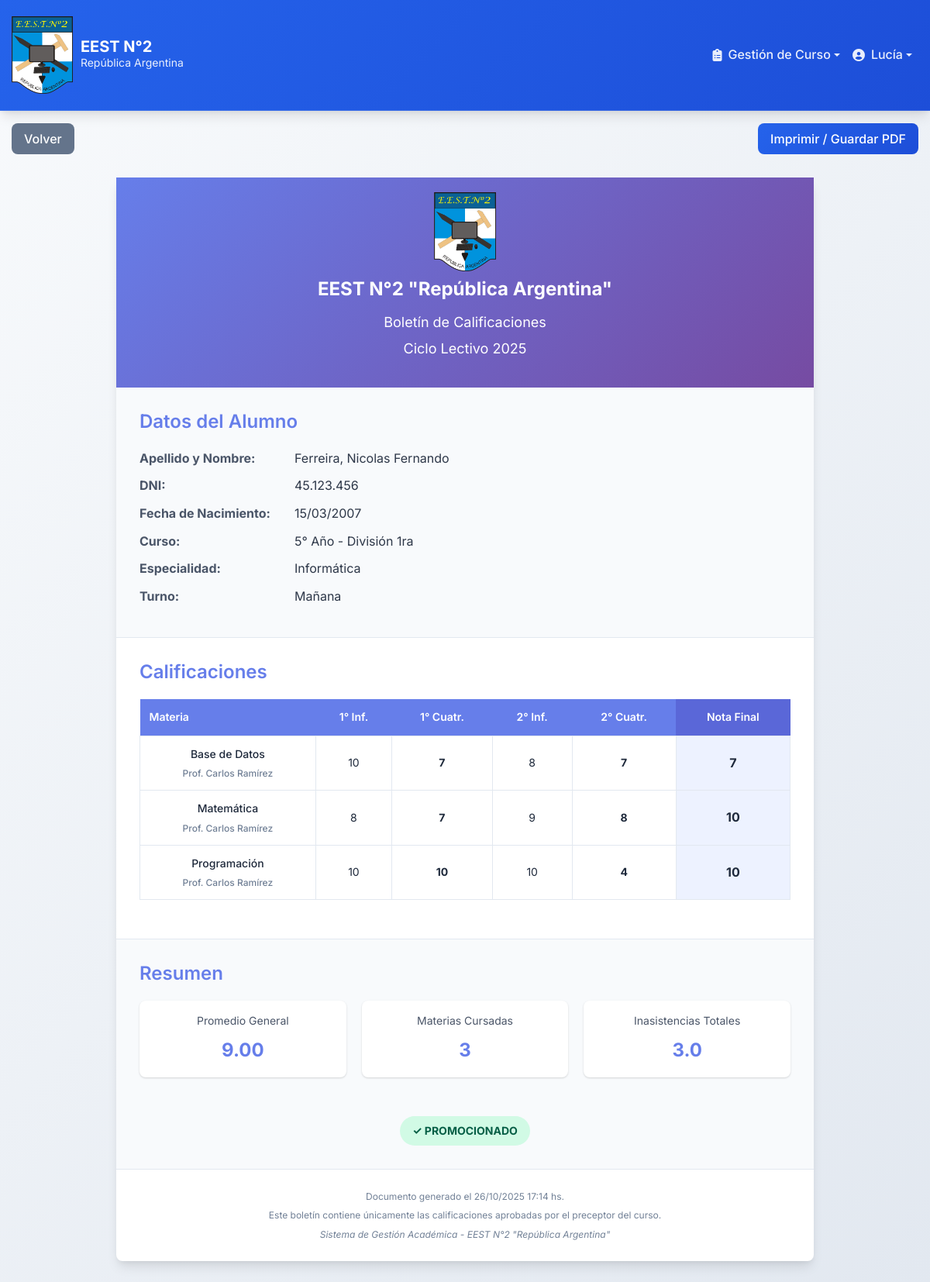
Screenshot of /generar_boletin.php?dni_alumno=45123456 (signed in) with the database file from the repository.
### tables this page shows
CREATE TABLE `usuarios` (
  `DNI` int(11) NOT NULL,
  `Primer_nombre` varchar(255) NOT NULL,
  `Segundo_nombre` varchar(255) NOT NULL,
  `Apellido` varchar(255) NOT NULL,
  `Email` varchar(255) NOT NULL,
  `Password_Usuario` varchar(255) DEFAULT NULL,
  `Nacionalidad` varchar(255) NOT NULL,
  `Localidad` varchar(255) NOT NULL,
  `Calle` varchar(255) NOT NULL,
  `Altura` int(11) NOT NULL,
  `Fecha_Nacimiento` date NOT NULL,
  `Telefono` varchar(255) NOT NULL,
  `Rol` enum('Director','Preceptor','Profesor','Alumno') NOT NULL,
  `Estado` tinyint(1) NOT NULL DEFAULT 1,
  `Fecha_Creacion` timestamp NOT NULL DEFAULT current_timestamp(),
  `Usuario` varchar(255) DEFAULT current_user()
);

CREATE TABLE `cursos` (
  `ID` int(11) NOT NULL,
  `DNI_Preceptor` int(11) NOT NULL,
  `Turno` enum('Mañana','Tarde','Noche') NOT NULL,
  `Grupo` varchar(255) NOT NULL,
  `Anio` int(4) NOT NULL,
  `Division` varchar(10) NOT NULL,
  `Especialidad` varchar(255) NOT NULL,
  `Estado` tinyint(1) NOT NULL DEFAULT 1
);

CREATE TABLE `notas` (
  `dni_alumno` int(11) NOT NULL,
  `id_materia` int(11) NOT NULL,
  `primerInforme` int(11) DEFAULT NULL,
  `primerCuatri` int(11) DEFAULT NULL,
  `segundoInforme` int(11) DEFAULT NULL,
  `segundoCuatri` int(11) DEFAULT NULL,
  `notaFinal` int(11) DEFAULT NULL,
  `Estado_Aprobacion` enum('Pendiente','Aprobado','Rechazado') DEFAULT 'Pendiente',
  `DNI_Preceptor_Aprobador` int(11) DEFAULT NULL,
  `Fecha_Aprobacion` datetime DEFAULT NULL,
  `Observaciones_Preceptor` text DEFAULT NULL
);

CREATE TABLE `materias` (
  `ID` int(11) NOT NULL,
  `ID_Curso` int(11) NOT NULL,
  `DNI_Profesor` int(11) NOT NULL,
  `Nombre` varchar(255) NOT NULL,
  `Horarios` varchar(255) NOT NULL,
  `Estado` tinyint(1) NOT NULL DEFAULT 1
);

### generar_boletin.php (the view, shortened to what this page needs)
<?php
include('./public/header.php');
$es_preceptor = false;
$dni_alumno_ver = null;
if (isset($_SESSION['rol'])) {
    if ($_SESSION['rol'] == 'Preceptor') {
        $es_preceptor = true;
    } elseif ($_SESSION['rol'] == 'Alumno') {
        $puede_acceder = true;
        $dni_alumno_ver = $_SESSION['DNI'];
    }
}
    ?>
<?php
if ($es_preceptor && isset($_GET['dni_alumno'])) {
    $dni_alumno_ver = intval($_GET['dni_alumno']);
}
$query_alumno = "SELECT usuarios.DNI, usuarios.Primer_nombre, usuarios.Segundo_nombre,
                usuarios.Apellido, usuarios.Fecha_Nacimiento,
                cursos.Anio, cursos.Division, cursos.Especialidad, cursos.Turno
                FROM usuarios
                INNER JOIN alumnos ON usuarios.DNI = alumnos.DNI_Alumno
                INNER JOIN curso_alumno ON alumnos.DNI_Alumno = curso_alumno.DNI_Alumno
                INNER JOIN cursos ON curso_alumno.ID_Curso = cursos.ID
                WHERE usuarios.DNI = '$dni_alumno_ver' AND cursos.Estado = 1
                LIMIT 1";
$result_alumno = mysqli_query($CONN, $query_alumno);
$alumno = mysqli_fetch_assoc($result_alumno);
$query_notas = "SELECT materias.Nombre as Nombre_Materia,
               notas.primerInforme, notas.primerCuatri,
               notas.segundoInforme, notas.segundoCuatri, notas.notaFinal,
               usuarios.Primer_nombre as Nombre_Profesor, usuarios.Apellido as Apellido_Profesor
               FROM notas
               INNER JOIN materias ON notas.id_materia = materias.ID
               INNER JOIN cursos ON materias.ID_Curso = cursos.ID
               INNER JOIN profesores ON materias.DNI_Profesor = profesores.DNI_Profesor
               INNER JOIN usuarios ON profesores.DNI_Profesor = usuarios.DNI
               WHERE notas.dni_alumno = '$dni_alumno_ver'
               AND cursos.Anio = '" . $alumno['Anio'] . "'
               AND cursos.Division = '" . $alumno['Division'] . "'
               AND cursos.Especialidad = '" . $alumno['Especialidad'] . "'
               AND cursos.Turno = '" . $alumno['Turno'] . "'
               AND notas.Estado_Aprobacion = 'Aprobado'
               ORDER BY materias.Nombre";
$result_notas = mysqli_query($CONN, $query_notas);
$suma_notas_finales = 0;
$cantidad_notas_finales = 0;
$notas_array = [];
while ($nota = mysqli_fetch_assoc($result_notas)) {
    $notas_array[] = $nota;
    if ($nota['notaFinal'] !== null) {
        $suma_notas_finales += $nota['notaFinal'];
        $cantidad_notas_finales++;
    }
}
$promedio_general = $cantidad_notas_finales > 0 ?
round($suma_notas_finales / $cantidad_notas_finales, 2) : 0;
$query_inasistencias = "SELECT
                        SUM(CASE WHEN inasistencias.Tipo = 'Falta' THEN 1 ELSE 0 END) +
                        SUM(CASE WHEN inasistencias.Tipo = 'Tarde' THEN 0.5 ELSE 0 END) as total
                        FROM inasistencias
                        WHERE inasistencias.DNI_Alumno = '$dni_alumno_ver'";
$result_inasistencias = mysqli_query($CONN, $query_inasistencias);
$total_inasistencias_row = mysqli_fetch_assoc($result_inasistencias);
$total_inasistencias = $total_inasistencias_row['total'] ?? 0;
?>
<!DOCTYPE html>
<html lang="es">
<head>
</head>
<body>
    <div class="container no-print mt-3">
        <div class="d-flex justify-content-between">
            <a href="<?php echo $es_preceptor ? 'seleccionar_alumno_boletin.php?anio=' . $alumno['Anio'] . '&division=' . urlencode($alumno['Division']) . '&especialidad=' . urlencode($alumno['Especialidad']) . '&turno=' . urlencode($alumno['Turno']) : 'home.php'; ?>"
               class="btn btn-secondary">
                Volver
            </a>
            <button onclick="window.print()" class="btn btn-primary">
                Imprimir / Guardar PDF
            </button>
        </div>
    </div>
<div class="boletin-container">
    <div class="boletin-header">
        <div class="boletin-logo">
            <img src="./imagenes/logo.png" alt="Logo EEST N°2" class="boletin-logo-img">
        </div>
        <div class="boletin-title">EEST N°2 "República Argentina"</div>
        <div class="boletin-subtitle">Boletín de Calificaciones</div>
        <div class="boletin-subtitle">Ciclo Lectivo <?php echo date('Y'); ?></div>
    </div>
    <div class="info-alumno">
        <h4 style="color: #667eea; margin-bottom: 20px;">Datos del Alumno</h4>
        <div class="info-row">
            <span class="info-label">Apellido y Nombre:</span>
            <span class="info-value">
                <?php echo htmlspecialchars($alumno['Apellido'] . ", " . $alumno['Primer_nombre'] .
                    (!empty($alumno['Segundo_nombre']) ? " " . $alumno['Segundo_nombre'] : "")); ?>
            </span>
        </div>
        <div class="info-row">
            <span class="info-label">DNI:</span>
            <span class="info-value"><?php echo number_format($alumno['DNI'], 0, '', '.'); ?></span>
        </div>
        <div class="info-row">
            <span class="info-label">Fecha de Nacimiento:</span>
            <span class="info-value"><?php echo date('d/m/Y', strtotime($alumno['Fecha_Nacimiento'])); ?></span>
        </div>
        <div class="info-row">
            <span class="info-label">Curso:</span>
            <span class="info-value">
                <?php echo htmlspecialchars($alumno['Anio'] . "° Año - División " . $alumno['Division']); ?>
            </span>
        </div>
        <div class="info-row">
            <span class="info-label">Especialidad:</span>
            <span class="info-value"><?php echo htmlspecialchars($alumno['Especialidad']); ?></span>
        </div>
        <div class="info-row">
            <span class="info-label">Turno:</span>
            <span class="info-value"><?php echo htmlspecialchars($alumno['Turno']); ?></span>
        </div>
    </div>
    <div class="notas-section">
        <h4 style="color: #667eea; margin-bottom: 20px;">Calificaciones</h4>
        <?php if (count($notas_array) > 0): ?>
            <table class="tabla-boletin">
                <thead>
                    <tr>
                        <th style="text-align: left;">Materia</th>
                        <th>1° Inf.</th>
                        <th>1° Cuatr.</th>
                        <th>2° Inf.</th>
                        <th>2° Cuatr.</th>
                        <th style="background: #5a67d8;">Nota Final</th>
                    </tr>
                </thead>
                <tbody>
                    <?php foreach ($notas_array as $nota): ?>
                        <?php
                        $nota_final_valor = $nota['notaFinal'];
                        $clase_nota = ($nota_final_valor !== null && $nota_final_valor < 6) ? 'nota-desaprobada' : '';
                        ?>
                        <tr>
                            <td class="materia-nombre">
                                <?php echo htmlspecialchars($nota['Nombre_Materia']); ?>
                                <br>
                                <span class="profesor-nombre">
                                    Prof. <?php echo htmlspecialchars($nota['Nombre_Profesor'] . " " . $nota['Apellido_Profesor']); ?>
                                </span>
                            </td>
                            <td><?php echo $nota['primerInforme'] ?? '-'; ?></td>
                            <td><strong><?php echo $nota['primerCuatri'] ?? '-'; ?></strong></td>
                            <td><?php echo $nota['segundoInforme'] ?? '-'; ?></td>
                            <td><strong><?php echo $nota['segundoCuatri'] ?? '-'; ?></strong></td>
                            <td class="nota-final-col <?php echo $clase_nota; ?>">
                                <?php
                                if ($nota_final_valor !== null) {
                                    echo $nota_final_valor;
                                } else {
                                    echo '-';
                                }
                                ?>
                            </td>
                        </tr>
                    <?php endforeach; ?>
                </tbody>
            </table>
        <?php else: ?>
            <div class="alert alert-warning">
                No hay calificaciones aprobadas disponibles para mostrar en el boletín.
            </div>
        <?php endif; ?>
    </div>
    <div class="resumen-section">
        <h4 style="color: #667eea; margin-bottom: 15px;">Resumen</h4>
        <div class="resumen-grid">
            <div class="resumen-item">
                <div class="resumen-label">Promedio General</div>
                <div class="resumen-valor"><?php echo number_format($promedio_general, 2); ?></div>
            </div>
            <div class="resumen-item">
                <div class="resumen-label">Materias Cursadas</div>
                <div class="resumen-valor"><?php echo count($notas_array); ?></div>
            </div>
            <div class="resumen-item">
                <div class="resumen-label">Inasistencias Totales</div>
                <div class="resumen-valor" style="color: <?php echo $total_inasistencias > 25 ? '#dc3545' : '#667eea'; ?>">
                    <?php echo $total_inasistencias; ?>
                </div>
            </div>
        </div>
        <div style="text-align: center; margin-top: 30px;">
            <?php
            $materias_desaprobadas = 0;
            if ($materias_desaprobadas == 0 && count($notas_array) > 0):
            ?>
                <span class="estado-badge estado-aprobado">✓ PROMOCIONADO</span>
            <?php elseif ($materias_desaprobadas > 0): ?>
                <span class="estado-badge estado-desaprobado">
                    ⚠ <?php echo $materias_desaprobadas; ?> MATERIA(S) PENDIENTE(S)
                </span>
            <?php endif; ?>
        </div>
    </div>
    <div class="footer-boletin">
        <p style="margin: 5px 0;">Documento generado el <?php echo date('d/m/Y H:i'); ?> hs.</p>
        <p style="margin: 5px 0;">Este boletín contiene únicamente las calificaciones aprobadas por el preceptor del curso.</p>
        <p style="margin: 5px 0; font-style: italic;">Sistema de Gestión Académica - EEST N°2 "República Argentina"</p>
    </div>
</div>
</body>
</html>

### style/styles.css (style rules this page uses)
:root { --primary-color: #2563eb; --primary-dark: #1d4ed8; --secondary-color: #64748b; --success-color: #10b981; --warning-color: #f59e0b; --danger-color: #ef4444; --info-color: #06b6d4; --light-color: #f8fafc; --dark-color: #1e293b; --border-color: #e2e8f0; --shadow: 0 1px 3px 0 rgba(0, 0, 0, 0.1), 0 1px 2px 0 rgba(0, 0, 0, 0.06); --shadow-lg: 0 10px 15px -3px rgba(0, 0, 0, 0.1), 0 4px 6px -2px rgba(0, 0, 0, 0.05); --border-radius: 0.5rem; --font-family: 'Inter', -apple-system, BlinkMacSystemFont, 'Segoe UI', Roboto, sans-serif; }
* { box-sizing: border-box; margin: 0; padding: 0; }
body { font-family: var(--font-family); line-height: 1.6; color: var(--dark-color); background: linear-gradient(135deg, #f8fafc 0%, #e2e8f0 100%); min-height: 100vh; }
.container { max-width: 1200px; margin: 0 auto; padding: 0 15px; }
h1, h2, h3, h4, h5, h6 { color: var(--dark-color); font-weight: 600; margin-bottom: 1rem; }
.btn { display: inline-block; font-weight: 500; line-height: 1.5; text-align: center; text-decoration: none; vertical-align: middle; cursor: pointer; border: none; padding: 0.5rem 1rem; font-size: 1rem; border-radius: var(--border-radius); transition: all 0.2s ease; }
.btn-primary { color: #fff; background: linear-gradient(135deg, var(--primary-color) 0%, var(--primary-dark) 100%); }
.btn-secondary { color: #fff; background-color: var(--secondary-color); }
.mt-3 { margin-top: 1rem; }
img { max-width: 100%; height: auto; }
.boletin-container { max-width: 900px; margin: 30px auto; background: white; box-shadow: var(--shadow-lg); border-radius: var(--border-radius); padding: 0; font-family: var(--font-family); }
.boletin-header { background: linear-gradient(135deg, #667eea 0%, #764ba2 100%); color: white; padding: 30px; text-align: center; }
.boletin-logo { width: 80px; height: 80px; background: white; border-radius: 50%; margin: 0 auto 15px; display: flex; align-items: center; justify-content: center; font-size: 36px; font-weight: bold; color: #667eea; }
.boletin-title { font-size: 24px; font-weight: bold; margin: 10px 0; }
.boletin-subtitle { font-size: 18px; margin: 5px 0; }
.info-alumno { padding: 30px; background: #f8fafc; border-bottom: 1px solid #e2e8f0; }
.info-row { margin: 10px 0; display: flex; align-items: center; }
.info-label { font-weight: bold; width: 200px; color: #4a5568; }
.info-value { flex: 1; color: #2d3748; }
.notas-section { padding: 30px; }
.tabla-boletin { width: 100%; border-collapse: collapse; margin: 20px 0; font-size: 14px; }
.tabla-boletin th { background: #667eea; color: white; padding: 12px; text-align: center; font-weight: 600; }
.tabla-boletin td { padding: 12px; text-align: center; border: 1px solid #e2e8f0; }
.materia-nombre { text-align: left; font-weight: 500; }
.profesor-nombre { font-size: 12px; color: #718096; display: block; margin-top: 4px; }
.nota-final-col { background: #edf2ff; font-weight: bold; font-size: 16px; }
.resumen-section { padding: 30px; background: #f8fafc; border-top: 1px solid #e2e8f0; }
.resumen-grid { display: grid; grid-template-columns: repeat(3, 1fr); gap: 20px; margin-top: 20px; }
.resumen-item { text-align: center; padding: 15px; background: white; border-radius: var(--border-radius); box-shadow: var(--shadow); }
.resumen-label { font-size: 14px; color: #4a5568; margin-bottom: 8px; }
.resumen-valor { font-size: 24px; font-weight: bold; color: #667eea; }
.estado-badge { display: inline-block; padding: 8px 16px; border-radius: 20px; font-weight: bold; font-size: 14px; margin-top: 20px; }
.estado-aprobado { background: #d1fae5; color: #065f46; }
.footer-boletin { padding: 20px; text-align: center; font-size: 12px; color: #718096; border-top: 1px solid #e2e8f0; }

### rows the page displays
usuarios: Apellido+Primer_nombre+Segundo_nombre "Ferreira, Nicolas Fernando", DNI "45.123.456", Fecha_Nacimiento "15/03/2007", cursos.Anio+Division "5° Año - División 1ra", cursos.Especialidad "Informática", cursos.Turno "Mañana"
notas: id_materia.Nombre "Base de Datos", usuarios.Primer_nombre+Apellido "Carlos Ramírez", primerInforme "10", primerCuatri "7", segundoInforme "8", segundoCuatri "7", notaFinal "7"
notas: id_materia.Nombre "Matemática", usuarios.Primer_nombre+Apellido "Carlos Ramírez", primerInforme "8", primerCuatri "7", segundoInforme "9", segundoCuatri "8", notaFinal "10"
notas: id_materia.Nombre "Programación", usuarios.Primer_nombre+Apellido "Carlos Ramírez", primerInforme "10", primerCuatri "10", segundoInforme "10", segundoCuatri "4", notaFinal "10"

### other values shown
$_SESSION['nombre1'] "Lucía"
$promedio_general "9.00"
count($notas_array) "3"
$total_inasistencias "3.0"
